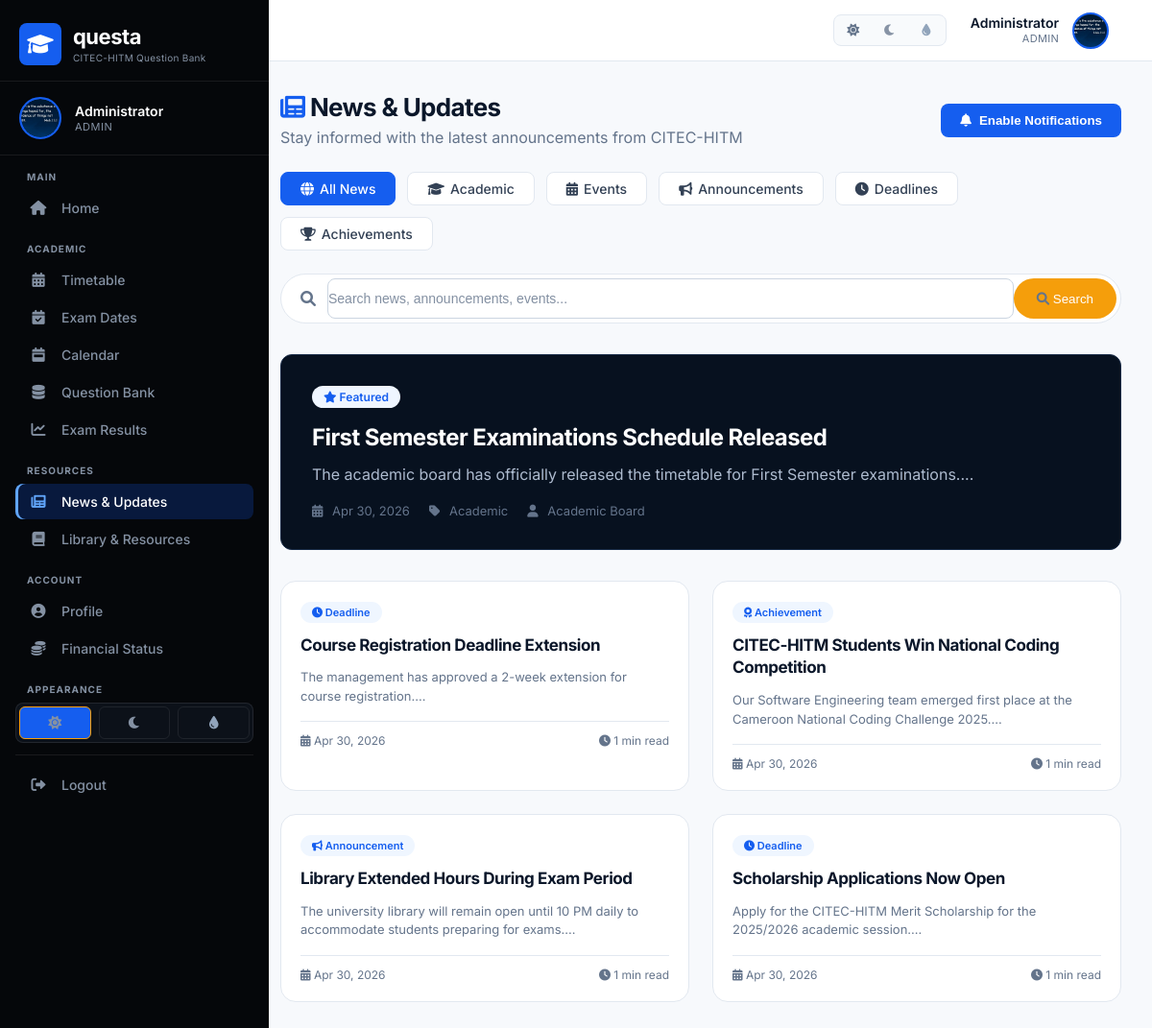
The app's page /news.php (signed in) with its own data.
### tables this page shows
CREATE TABLE `users` (
  `id` int(11) NOT NULL,
  `name` varchar(100) NOT NULL,
  `email` varchar(100) NOT NULL,
  `password` varchar(255) NOT NULL,
  `role` enum('admin','lecturer','student') DEFAULT 'student',
  `matricule` varchar(50) DEFAULT NULL,
  `department_id` int(11) DEFAULT NULL,
  `avatar` varchar(255) DEFAULT NULL,
  `created_at` datetime DEFAULT current_timestamp()
);

CREATE TABLE `news` (
  `id` int(11) NOT NULL,
  `title` varchar(255) NOT NULL,
  `content` text NOT NULL,
  `excerpt` varchar(500) DEFAULT NULL,
  `category` enum('academic','event','announcement','deadline','achievement') DEFAULT 'announcement',
  `featured` tinyint(4) DEFAULT 0,
  `author_name` varchar(100) DEFAULT NULL,
  `view_count` int(11) DEFAULT 0,
  `created_at` timestamp NOT NULL DEFAULT current_timestamp()
);

### includes/config.php (called while the page is built, shortened)
<?php
function getCurrentUser($pdo) {
    try {
        $stmt = $pdo->prepare("SELECT * FROM users WHERE id = ?");
        $stmt->execute([$_SESSION['user_id']]);
        return $stmt->fetch();
    } catch (PDOException $e) {
        return null;
    }
}

### news.php (the view, shortened to what this page needs)
<?php
require_once 'includes/config.php';
$category = isset($_GET['category']) ? $_GET['category'] : 'all';
$search = isset($_GET['search']) ? trim($_GET['search']) : '';
$query = "SELECT * FROM news WHERE 1=1";
$params = [];
$query .= " ORDER BY featured DESC, created_at DESC";
$stmt = $pdo->prepare($query);
$stmt->execute($params);
$allNews = $stmt->fetchAll();
$featuredNews = [];
$regularNews = [];
foreach ($allNews as $news) {
    if ($news['featured'] == 1) {
        $featuredNews[] = $news;
    } else {
        $regularNews[] = $news;
    }
}
include 'includes/header.php';
include 'includes/sidebar.php';
?>
<div class="main-content">
    <div class="page-header">
        <div class="page-header-left">
            <h1><i class="fas fa-newspaper" style="color: #f59e0b;"></i> News & Updates</h1>
            <p>Stay informed with the latest announcements from CITEC-HITM</p>
        </div>
        <button class="notif-btn" id="enableNewsNotifications">
            <i class="fas fa-bell"></i> Enable Notifications
        </button>
    </div>
    <div class="category-filters">
        <a href="?category=all" class="filter-btn <?php echo $category == 'all' ? 'active' : ''; ?>">
            <i class="fas fa-globe"></i> All News
        </a>
        <a href="?category=academic" class="filter-btn <?php echo $category == 'academic' ? 'active' : ''; ?>">
            <i class="fas fa-graduation-cap"></i> Academic
        </a>
        <a href="?category=event" class="filter-btn <?php echo $category == 'event' ? 'active' : ''; ?>">
            <i class="fas fa-calendar-alt"></i> Events
        </a>
        <a href="?category=announcement" class="filter-btn <?php echo $category == 'announcement' ? 'active' : ''; ?>">
            <i class="fas fa-bullhorn"></i> Announcements
        </a>
        <a href="?category=deadline" class="filter-btn <?php echo $category == 'deadline' ? 'active' : ''; ?>">
            <i class="fas fa-clock"></i> Deadlines
        </a>
        <a href="?category=achievement" class="filter-btn <?php echo $category == 'achievement' ? 'active' : ''; ?>">
            <i class="fas fa-trophy"></i> Achievements
        </a>
    </div>
    <div class="search-bar">
        <i class="fas fa-search"></i>
        <form method="GET" action="">
            <input type="text" name="search" placeholder="Search news, announcements, events..." value="<?php echo htmlspecialchars($search); ?>">
            <button type="submit"><i class="fas fa-search"></i> Search</button>
        </form>
    </div>
    <?php if (count($allNews) == 0): ?>
        <div class="empty-state">
            <i class="fas fa-newspaper"></i>
            <h3>No news found</h3>
            <p>Try adjusting your search or filter</p>
        </div>
    <?php else: ?>
    <?php if (!empty($featuredNews) && $category == 'all' && !$search): ?>
        <?php $featured = $featuredNews[0]; ?>
        <div class="featured-news" onclick="openNewsModal(<?php echo $featured['id']; ?>)">
            <div class="featured-badge"><i class="fas fa-star"></i> Featured</div>
            <h2><?php echo htmlspecialchars($featured['title']); ?></h2>
            <p><?php echo htmlspecialchars($featured['excerpt'] ?: substr($featured['content'], 0, 150)); ?>...</p>
            <div class="featured-meta">
                <span><i class="fas fa-calendar-alt"></i> <?php echo date('M d, Y', strtotime($featured['created_at'])); ?></span>
                <span><i class="fas fa-tag"></i> <?php echo ucfirst($featured['category']); ?></span>
                <span><i class="fas fa-user"></i> <?php echo htmlspecialchars($featured['author_name']); ?></span>
            </div>
        </div>
    <?php endif; ?>
    <div class="news-grid">
        <?php foreach ($regularNews as $news): ?>
            <div class="news-card" onclick="openNewsModal(<?php echo $news['id']; ?>)">
                <div class="news-category category-<?php echo $news['category']; ?>">
                    <?php
                    $catIcons = [
                        'academic' => 'fa-book-open',
                        'event' => 'fa-calendar-day',
                        'announcement' => 'fa-bullhorn',
                        'deadline' => 'fa-clock',
                        'achievement' => 'fa-award'
                    ];
                    $categoryIcon = $catIcons[$news['category']] ?? 'fa-newspaper';
                    echo '<i class="fas ' . $categoryIcon . '"></i> ' . ucfirst($news['category']);
                    ?>
                </div>
                <h3><?php echo htmlspecialchars($news['title']); ?></h3>
                <p class="news-excerpt"><?php echo htmlspecialchars($news['excerpt'] ?: substr($news['content'], 0, 100)); ?>...</p>
                <div class="news-meta">
                    <span class="date"><i class="fas fa-calendar-alt"></i> <?php echo date('M d, Y', strtotime($news['created_at'])); ?></span>
                    <span class="read-time"><i class="fas fa-clock"></i> <?php echo ceil(strlen($news['content']) / 1000); ?> min read</span>
                </div>
            </div>
        <?php endforeach; ?>
    </div>
    <?php endif; ?>
</div>
<?php include 'includes/footer.php'; ?>

### includes/header.php (shortened to what this page needs)
<?php
$currentUser = getCurrentUser($pdo);
$isNestedArea = strpos($_SERVER['PHP_SELF'] ?? '', '/lecturer/') !== false;
$basePath = $isNestedArea ? '../' : '';
?>
<!DOCTYPE html>
<html lang="en">
<head>
    <link rel="stylesheet" href="https://cdnjs.cloudflare.com/ajax/libs/font-awesome/6.0.0-beta3/css/all.min.css">
    <link rel="stylesheet" href="<?php echo $basePath; ?>assets/css/styles.css">
    <link rel="stylesheet" href="<?php echo $basePath; ?>assets/css/professional.css">
</head>
<body>
<div class="top-header">
    <div class="top-header-left">
        <div class="top-header-title">
            Questa <span>CITEC-HITM</span>
        </div>
    </div>
    <div class="top-header-right">
        <div class="header-theme-switcher">
            <button class="header-theme-btn" data-theme="light" onclick="setTheme('light')" title="Light theme" aria-label="Use light theme"><i class="fas fa-sun"></i></button>
            <button class="header-theme-btn" data-theme="dark" onclick="setTheme('dark')" title="Dark theme" aria-label="Use dark theme"><i class="fas fa-moon"></i></button>
            <button class="header-theme-btn" data-theme="navy" onclick="setTheme('navy')" title="Navy theme" aria-label="Use navy theme"><i class="fas fa-droplet"></i></button>
        </div>
        <a href="<?php echo $basePath; ?>profile.php" class="header-user">
            <div class="header-user-info">
                <div class="header-user-name" id="headerUserName">
                    <?php echo htmlspecialchars($currentUser['name'] ?? 'User'); ?>
                </div>
                <div class="header-user-role" id="headerUserRole">
                    <?php echo ucfirst($currentUser['role'] ?? 'student'); ?>
                </div>
            </div>
            <div class="header-avatar" id="headerAvatar">
                <?php
                $avatarPath = ltrim($currentUser['avatar'] ?? '', './');
                $avatarFile = __DIR__ . '/../' . $avatarPath;
                if ($avatarPath !== '' && file_exists($avatarFile)) {
                    echo '<img src="' . $basePath . htmlspecialchars($avatarPath) . '" alt="Profile" style="width:100%;height:100%;border-radius:50%;object-fit:cover;">';
                } else {
                    $initials = strtoupper(substr($currentUser['name'] ?? 'U', 0, 1));
                    echo $initials;
                }
                ?>
            </div>
        </a>
    </div>
</div>

### includes/sidebar.php (shortened to what this page needs)
<?php
$currentUser = getCurrentUser($pdo);
$currentPage = basename($_SERVER['PHP_SELF']);
$isNestedArea = strpos($_SERVER['PHP_SELF'] ?? '', '/lecturer/') !== false;
$basePath = $isNestedArea ? '../' : '';
?>
<div class="sidebar" id="sidebar">
    <div class="sidebar-overlay-content">
        <div class="sidebar-header">
            <div class="sidebar-logo">
                <div class="sidebar-logo-icon">
                    <i class="fas fa-graduation-cap"></i>
                </div>
                <div class="sidebar-logo-text">
                    <h2>questa</h2>
                    <p>CITEC-HITM Question Bank</p>
                </div>
            </div>
        </div>
        <div class="sidebar-profile">
            <div class="sidebar-avatar" id="sidebarAvatar">
                <?php
                $avatarPath = ltrim($currentUser['avatar'] ?? '', './');
                $avatarFile = __DIR__ . '/../' . $avatarPath;
                if ($avatarPath !== '' && file_exists($avatarFile)) {
                    echo '<img src="' . $basePath . htmlspecialchars($avatarPath) . '" alt="Profile" style="width:100%;height:100%;border-radius:50%;object-fit:cover;">';
                } else {
                    $initials = strtoupper(substr($currentUser['name'] ?? 'U', 0, 1));
                    echo $initials;
                }
                ?>
            </div>
            <div class="sidebar-profile-info">
                <span class="sidebar-profile-name" id="sidebarProfileName"><?php echo htmlspecialchars($currentUser['name'] ?? 'User'); ?></span>
                <span class="sidebar-profile-role" id="sidebarProfileRole"><?php echo ucfirst($currentUser['role'] ?? 'student'); ?></span>
            </div>
        </div>
        <div class="nav-menu">
            <div class="nav-section">Main</div>
            <a href="dashboard.php" class="nav-item <?php echo $currentPage == 'dashboard.php' ? 'active' : ''; ?>">
                <i class="fas fa-home"></i> Home
            </a>
            <div class="nav-section">Academic</div>
            <a href="<?php echo $basePath; ?>timetable.php" class="nav-item <?php echo $currentPage == 'timetable.php' ? 'active' : ''; ?>">
                <i class="fas fa-calendar-alt"></i> Timetable
            </a>
            <a href="<?php echo $basePath; ?>exam-dates.php" class="nav-item <?php echo $currentPage == 'exam-dates.php' ? 'active' : ''; ?>">
                <i class="fas fa-calendar-check"></i> Exam Dates
            </a>
            <a href="<?php echo $basePath; ?>calendar.php" class="nav-item <?php echo $currentPage == 'calendar.php' ? 'active' : ''; ?>">
                <i class="fas fa-calendar-week"></i> Calendar
            </a>
            <a href="<?php echo $basePath; ?>question-bank.php" class="nav-item <?php echo $currentPage == 'question-bank.php' ? 'active' : ''; ?>">
                <i class="fas fa-database"></i> Question Bank
            </a>
            <a href="<?php echo $basePath; ?>exam-results.php" class="nav-item <?php echo $currentPage == 'exam-results.php' ? 'active' : ''; ?>">
                <i class="fas fa-chart-line"></i> Exam Results
            </a>
            <div class="nav-section">Resources</div>
            <a href="<?php echo $basePath; ?>news.php" class="nav-item <?php echo $currentPage == 'news.php' ? 'active' : ''; ?>">
                <i class="fas fa-newspaper"></i> News &amp; Updates
            </a>
            <a href="<?php echo $basePath; ?>library.php" class="nav-item <?php echo $currentPage == 'library.php' ? 'active' : ''; ?>">
                <i class="fas fa-book"></i> Library &amp; Resources
            </a>
            <div class="nav-section">Account</div>
            <a href="<?php echo $basePath; ?>profile.php" class="nav-item <?php echo $currentPage == 'profile.php' ? 'active' : ''; ?>">
                <i class="fas fa-user-circle"></i> Profile
            </a>
            <a href="<?php echo $basePath; ?>financial-status.php" class="nav-item <?php echo $currentPage == 'financial-status.php' ? 'active' : ''; ?>">
                <i class="fas fa-coins"></i> Financial Status
            </a>
            <div class="nav-section">Appearance</div>
            <div class="theme-switcher">
                <button class="theme-btn active" data-theme="light" onclick="setTheme('light')" title="Light theme" aria-label="Use light theme"><i class="fas fa-sun"></i></button>
                <button class="theme-btn" data-theme="dark" onclick="setTheme('dark')" title="Dark theme" aria-label="Use dark theme"><i class="fas fa-moon"></i></button>
                <button class="theme-btn" data-theme="navy" onclick="setTheme('navy')" title="Navy theme" aria-label="Use navy theme"><i class="fas fa-droplet"></i></button>
            </div>
            <div class="logout-item">
                <a href="<?php echo $basePath; ?>logout.php" class="nav-item logout">
                    <i class="fas fa-sign-out-alt"></i> Logout
                </a>
            </div>
        </div>
    </div>
</div>

### records on screen
users: name "Administrator", role "ADMIN", avatar (picture)
news: title "First Semester Examinations Schedule Released", excerpt "The academic board has officially released the timetable for First Semester examinations.", created_at "Apr 30, 2026", category "Academic", author_name "Academic Board"
news: category "Deadline", title "Course Registration Deadline Extension", excerpt "The management has approved a 2-week extension for course registration.", created_at "Apr 30, 2026", ceil(strlen($news['content'])/1000) "1"
news: category "Achievement", title "CITEC-HITM Students Win National Coding Competition", excerpt "Our Software Engineering team emerged first place at the Cameroon National Coding Challenge 2025.", created_at "Apr 30, 2026", ceil(strlen($news['content'])/1000) "1"
news: category "Announcement", title "Library Extended Hours During Exam Period", excerpt "The university library will remain open until 10 PM daily to accommodate students preparing for exams.", created_at "Apr 30, 2026", ceil(strlen($news['content'])/1000) "1"
news: category "Deadline", title "Scholarship Applications Now Open", excerpt "Apply for the CITEC-HITM Merit Scholarship for the 2025/2026 academic session.", created_at "Apr 30, 2026", ceil(strlen($news['content'])/1000) "1"
